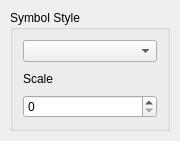
<ui version="4.0" >
 <class>QgsPointStyleWidgetBase</class>
 <widget class="QWidget" name="QgsPointStyleWidgetBase" >
  <property name="geometry" >
   <rect>
    <x>0</x>
    <y>0</y>
    <width>180</width>
    <height>141</height>
   </rect>
  </property>
  <property name="windowTitle" >
   <string>Form3</string>
  </property>
  <layout class="QGridLayout" >
   <property name="margin" >
    <number>10</number>
   </property>
   <property name="spacing" >
    <number>6</number>
   </property>
   <item row="0" column="0" >
    <widget class="QGroupBox" name="grpSymbol" >
     <property name="sizePolicy" >
      <sizepolicy>
       <hsizetype>7</hsizetype>
       <vsizetype>7</vsizetype>
       <horstretch>0</horstretch>
       <verstretch>0</verstretch>
      </sizepolicy>
     </property>
     <property name="title" >
      <string>Symbol Style</string>
     </property>
     <layout class="QGridLayout" >
      <property name="margin" >
       <number>10</number>
      </property>
      <property name="spacing" >
       <number>6</number>
      </property>
      <item row="1" column="0" >
       <widget class="QLabel" name="txtSymbolScale" >
        <property name="text" >
         <string>Scale</string>
        </property>
        <property name="buddy" >
         <cstring>spbSymbolScale</cstring>
        </property>
       </widget>
      </item>
      <item row="2" column="0" >
       <widget class="QSpinBox" name="spbSymbolScale" >
        <property name="minimumSize" >
         <size>
          <width>42</width>
          <height>0</height>
         </size>
        </property>
       </widget>
      </item>
      <item row="0" column="0" >
       <widget class="QComboBox" name="comboBox8" />
      </item>
     </layout>
    </widget>
   </item>
  </layout>
 </widget>
 <layoutdefault spacing="6" margin="11" />
 <pixmapfunction>qPixmapFromMimeSource</pixmapfunction>
 <tabstops>
  <tabstop>comboBox8</tabstop>
  <tabstop>spbSymbolScale</tabstop>
 </tabstops>
 <resources/>
 <connections/>
</ui>
